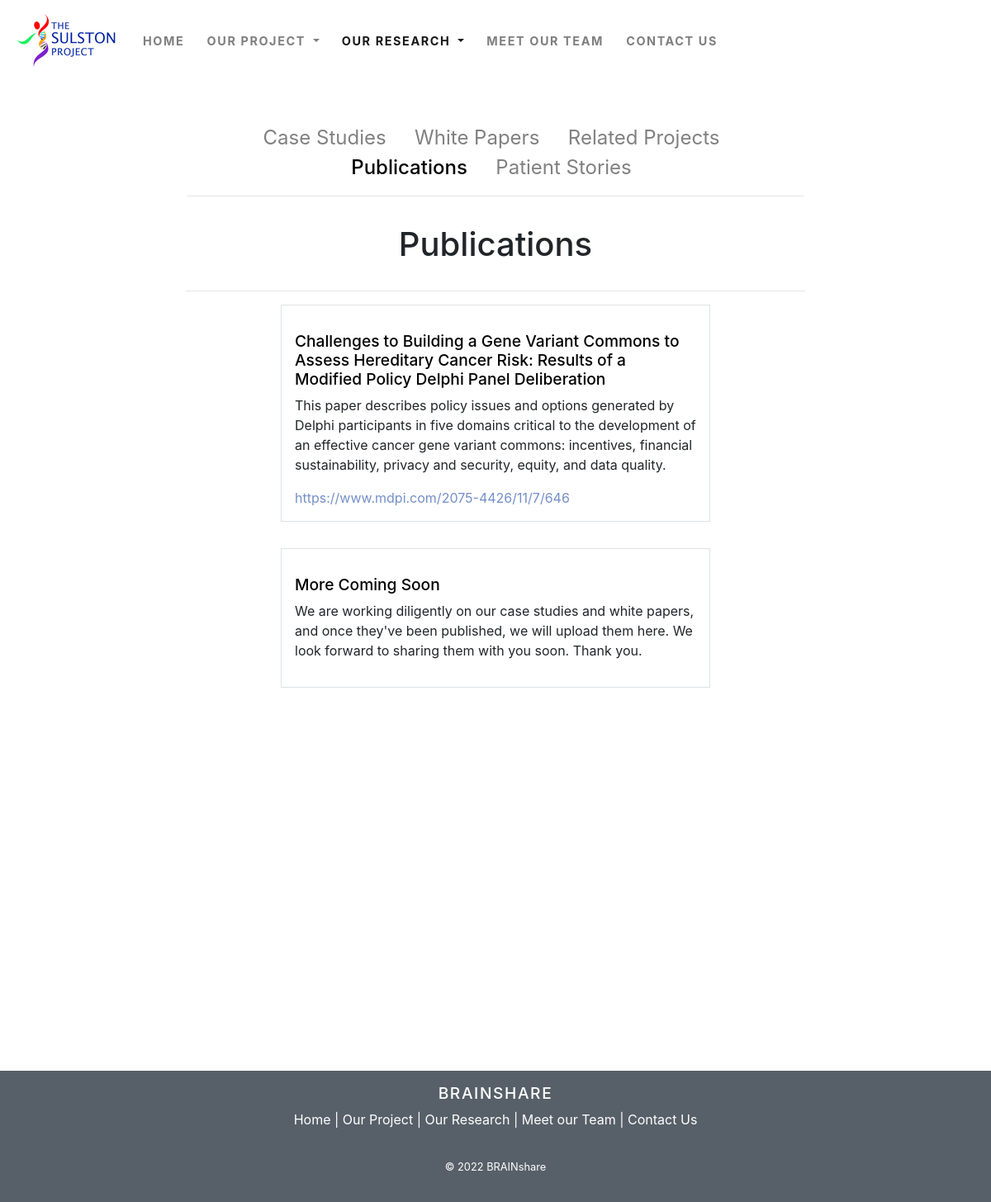
Before: /resources/publications/ with the older database file.
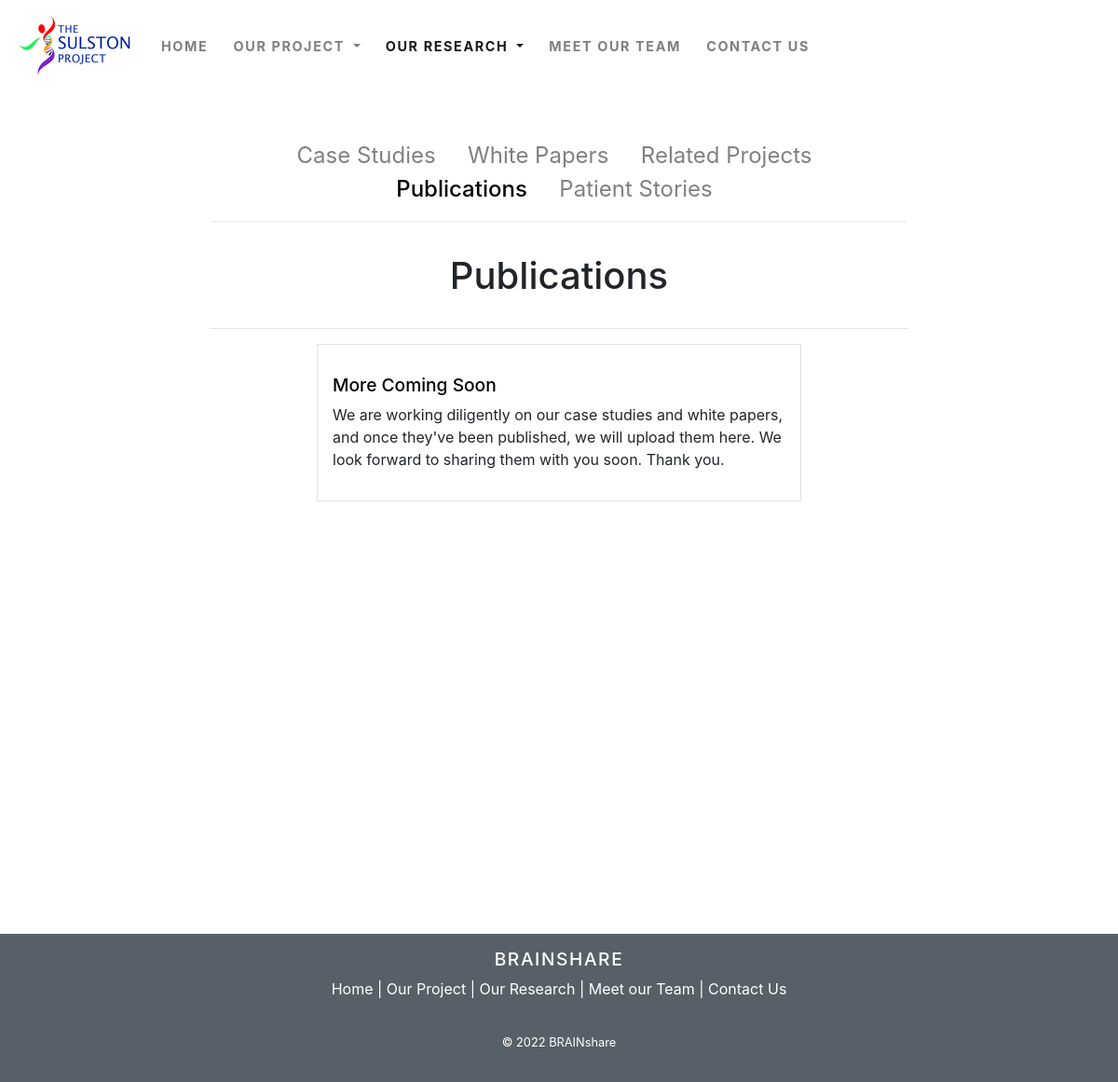
After: the same page with the newer database file.
### resources/models.py (models this page shows, shortened)
class Publications(models.Model):
    title = models.CharField(max_length=255, blank=True)
    link = models.CharField(max_length=255, blank=True)
    description = models.TextField(blank=True)
    published_date = models.CharField(max_length=255, blank=True)
    author = models.CharField(max_length=255, blank=True)
    class Meta:
        verbose_name = 'Publication'

### resources/views.py (the view)
# urls.py: path('publications/', views.publications, name='publications'),
def publications(request):
    publications = Publications.objects.all()
    context = {
        "publications":publications,
    }
    return render (request, "publications.html", context)

### resources/templates/publications.html (shortened to what this page needs)
{% extends "base.html" %} {% block page_content %} {% load static %}
<nav class="navbar navbar-expand-lg navbar-light bg-light" id="nav1">
  <a class="navbar-brand" href="{% url 'hello_world' %}"><img src="{% static 'logo.png' %}" /></a>
  <div class="collapse navbar-collapse" id="navbarSupportedContent">
    <ul class="navbar-nav mr-auto">
      <li class="nav-item">
        <a class="nav-link" href="{% url 'hello_world' %}">Home</a>
      </li>
      <li class="nav-item dropdown">
        <a class="nav-link dropdown-toggle" href="{% url 'about'%}" id="navbarDropdown" role="button"
          data-toggle="dropdown" aria-haspopup="true" aria-expanded="false">
          Our Project
        </a>
      </li>
      <li class="nav-item dropdown active">
        <a class="nav-link dropdown-toggle" href="#" id="navbarDropdown" role="button" data-toggle="dropdown"
          aria-haspopup="true" aria-expanded="false">
          Our Research
        </a>
      </li>
      <li class="nav-item">
        <a class="nav-link" href="{% url 'bio' %}">Meet Our Team</a>
      </li>
      <li class="nav-item">
        <a class="nav-link" href="{% url 'contact' %}">contact us</a>
      </li>
    </ul>
  </div>
</nav>
<div class="container-fluid" style="padding-top: 2rem; padding-bottom: 27rem">
  <div class="col-md-8 offset-md-2">
    <div class="research-nav about-nav text-center">
      <a href="{% url 'resources' %}">Case Studies</a>
      <a href="{% url 'white_papers' %}"> White Papers</a>
      <a href="{% url 'related_projects' %}">Related Projects</a>
      <a style="font-weight: 500; color: black">Publications</a>
      <a href="{% url 'patient_stories' %}">Patient Stories</a>
      <hr />
    </div>
    <div class="text-center">
      <h1 id="case_study" style="padding-top: 1rem; padding-bottom: 1rem">
        Publications
      </h1>
      <hr />
    </div>
    <div class="row">
      {% for publication in publications %}
      <div
        class="resource col-md-8 border offset-md-2"
        style="margin-bottom: 2rem"
      >
        <h5 style="padding-top: 1rem; color: black">{{ publication.title }}</h5>
        <p>{{ publication.description }}</p>
        <a href="{{ publication.link }}"> {{publication.link}}</a>
      </div>
      {% endfor %}
    </div>
  </div>
</div>
{% endblock %}

### sulstonProject/templates/base.html (shortened to what this page needs)
{% load static%}
<!DOCTYPE html>
<html lang="en">
  <head>
  </head>
  <link rel="stylesheet" href="https://maxcdn.bootstrapcdn.com/bootstrap/4.4.1/css/bootstrap.min.css">
  <link rel="stylesheet" type ="text/css" href = "{%static '/style.css' %}">
  <link rel="stylesheet" href = "{%static '/fixed.css' %}">
<div class="container-body">
    {% block page_content %}{% endblock %}
    <div class="text-center" >
<div id ="contact">
	<footer>
		<div class ="sticky-bottom " style="margin-right:5rem">
      <nav class="navbar-custom  ">
        <div class="navbar-header">
          <h5>BRAINshare </h5>
        </div>
        <div class="navbar-header  " style="padding-bottom: 2rem;">
          <a href ="{% url 'hello_world'%}">Home</a>  |
          <a href ="{% url 'about'%}"> Our Project</a>  |
          <a href ="{% url 'resources' %}">Our Research</a>  |
          <a href ="{% url 'bio'%}">Meet our Team</a>  |
          <a href ="{% url 'contact' %}">Contact Us</a>
        </div>
        <div class="text-center footer-left">
     <small >© 2022 BRAINshare</small>
    </div>
  </div>
	</footer>
</div>
</html>

### static/style.css (style rules this page uses)
@media (min-width: 276px) { h1 { font-size: 1.7rem } }
@media (min-width: 276px) { h5 { font-size: 0.6rem } }
@media (min-width: 276px) { .about-nav a { font-size: 0.8rem; } }
@media (min-width: 576px) { h1 { font-size: 1.9rem } }
@media (min-width: 576px) { h5 { font-size: 0.6rem } }
@media (min-width: 576px) { .about-nav a { font-size: 1rem; } }
@media (min-width: 768px) { h1 { font-size: 2.1rem } }
@media (min-width: 768px) { h5 { font-size: 0.8rem } }
@media (min-width: 768px) { .about-nav a { font-size: 1rem; } }
@media (min-width: 992px) { h1 { font-size: 2.3rem } }
@media (min-width: 992px) { h5 { font-size: 1rem } }
@media (min-width: 992px) { .about-nav a { font-size: 1.2rem; } }
@media (min-width: 1200px) { h1 { font-size: 2.5rem } }
@media (min-width: 1200px) { h5 { font-size: 1.2rem } }
@media (min-width: 1200px) { .about-nav a { font-size: 1.5rem; } }
footer { background-color: #576068; text-align: center; padding-top: 1rem; padding-bottom: 2rem; }
footer a { color: white; }
.navbar-custom { background-color: #576068; color: white; padding-left: 5rem; }
.navbar-custom h5 { text-transform: uppercase; letter-spacing: .1rem; }
.footer-left small { color: white; margin-top: 5rem; }
* { scroll-behavior: smooth; }
.navbar { text-transform: uppercase; font-weight: 700; font-size: .9rem; letter-spacing: .1rem; background-color: white!important; }
.navbar-nav li { padding-right: .7rem; }
.research-nav { width: auto; border: 2px solid white!important; padding-top: 1rem; }
.about-nav { overflow-wrap: break-word; width: auto; padding-top: 1rem; }
.about-nav a { white-space: nowrap; overflow-wrap: break-word; margin: 10px 20px 10px 10px; color: gray; }
.resource { padding: 1rem; border-spacing: 15px 50px; }
.resource h5 { color: #748fc8; }

### static/fixed.css (style rules this page uses)
body, html { height: 100%; }

Changed rows visible on the page:
removed Publications: title "Challenges to Building a Gene Variant Commons to Assess Hereditary Cancer Risk: Results of a Modified Policy Delphi Panel Deliberation", description "This paper describes policy issues and options generated by Delphi participants in five domains critical to the development of an effective cancer gene variant commons: incentives, financial sustainability, privacy and security, equity, and data quality.", link "https://www.mdpi.com/2075-4426/11/7/646"
